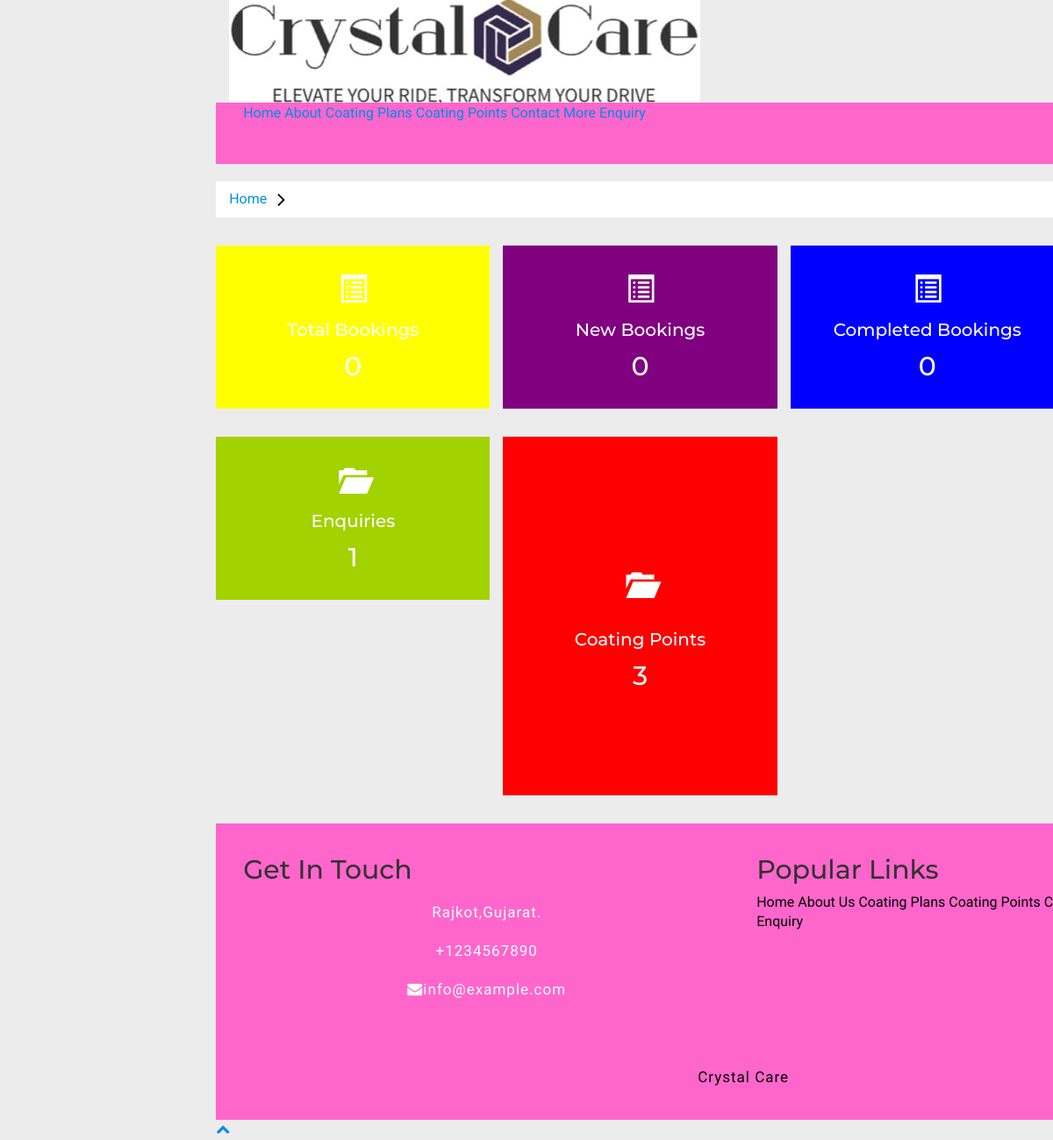
The app's page /Admin/dashboard.php (signed in) with its own data.
### tables this page shows
CREATE TABLE `tblenquiry` (
  `id` int(11) NOT NULL,
  `FullName` varchar(100) DEFAULT NULL,
  `EmailId` varchar(100) DEFAULT NULL,
  `Subject` varchar(100) DEFAULT NULL,
  `Description` mediumtext DEFAULT NULL,
  `PostingDate` timestamp NULL DEFAULT current_timestamp(),
  `Status` int(1) DEFAULT NULL
);

CREATE TABLE `tblpages` (
  `id` int(11) NOT NULL,
  `type` varchar(255) DEFAULT '',
  `detail` longtext DEFAULT NULL,
  `openignHrs` varchar(255) DEFAULT NULL,
  `phoneNumber` bigint(20) DEFAULT NULL,
  `emailId` varchar(120) DEFAULT NULL
);

### Admin/dashboard.php (the view, shortened to what this page needs)
<?php
if(@($_SESSION['alogin'])==0)
	{
header('location:dashboard.php');
}
else{
?>
<!DOCTYPE HTML>
<html>
<head>
<link href="css/bootstrap.min.css" rel='stylesheet' type='text/css' />
<link href="css/style.css" rel='stylesheet' type='text/css' />
<link rel="stylesheet" href="css/morris.css" type="text/css"/>
<link href="css/font-awesome.css" rel="stylesheet">
<link rel="stylesheet" href="css/icon-font.min.css" type='text/css' />
</head>
<body>
   <div class="y page-container">
<div class="left-content">
	   <div class="mother-grid-inner">
<?php include('includes/header.php');?>
		<ol class="breadcrumb">
                <li class="breadcrumb-item"><a href="dashboard.php">Home</a> <i class="fa fa-angle-right"></i></li>
            </ol>
		<div class="four-grids">
			<a href="all-bookings.php">
					<div class="col-md-4 four-grid">
						<div class="d four-agileits">
							<div class="icon">
									<i class="glyphicon glyphicon-list-alt" aria-hidden="true"></i>
							</div>
							<div class="four-text">
								<h3>Total Bookings</h3>
								<?php
$mysqli = new mysqli("localhost", "root", "", "ccms");
$sql5 = "SELECT id from tblcarcoatingbooking";
$query5 = $mysqli->query($sql5);
$cnt = $query5->num_rows;
?>
			<h4> <?php echo htmlentities($cnt);?> </h4>
							</div>
						</div>
					</div>
				</a>
<a href="new-booking.php">
					<div class="col-md-4 four-grid">
						<div class="e four-agileinfo">
							<div class="icon">
								<i class="glyphicon glyphicon-list-alt" aria-hidden="true"></i>
							</div>
							<div class="four-text">
								<h3>New Bookings</h3>
								<?php
$mysqli = new mysqli("localhost", "root", "", "ccms");
$sql5 = "SELECT id from tblcarcoatingbooking  where status='New'";
$query5 = $mysqli->query($sql5);
$newbookings = $query5->num_rows;
?>
								<h4><?php echo htmlentities($newbookings);?></h4>
							</div>
						</div>
					</div>
				</a>
		<a href="completed-booking.php">
					<div class="col-md-4 four-grid">
						<div class="f four-wthree">
							<div class="icon">
							<i class="glyphicon glyphicon-list-alt" aria-hidden="true"></i>
							</div>
							<div class="four-text">
								<h3>Completed Bookings</h3>
								<?php
$mysqli = new mysqli("localhost", "root", "", "ccms");
$sql5 = "SELECT id from tblcarcoatingbooking  where status='Completed'";
$query5 = $mysqli->query($sql5);
$completedbookings = $query5->num_rows;
?>
								<h4><?php echo htmlentities($completedbookings);?></h4>
							</div>
						</div>
					</div>
</a>
				</div>
		<div class="four-grids">
		<a href="manage-enquires.php">
			<div class="col-md-4 four-grid">
						<div class="four-w3ls">
							<div class="icon">
								<i class="glyphicon glyphicon-folder-open" aria-hidden="true"></i>
							</div>
							<div class="four-text">
								<h3>Enquiries</h3>
								<?php
$mysqli = new mysqli("localhost", "root", "", "ccms");
$sql5 = "SELECT id from tblenquiry";
$query5 = $mysqli->query($sql5);
$cnt2 = $query5->num_rows;
?>
								<h4><?php echo htmlentities($cnt2);?></h4>
							</div>
						</div>
					</div>
				</a>
			<a href="managecar-washingpoints.php">
					<div class="col-md-4 four-grid">
						<div class="p four-w3ls">
							<div class="icon">
								<i class="glyphicon glyphicon-folder-open" aria-hidden="true"></i>
							</div>
							<div class="four-text">
								<h3>Coating Points</h3>
								<?php
$mysqli = new mysqli("localhost", "root", "", "ccms");
$sql5 = "SELECT id from tblcoatingpoints";
$query5 = $mysqli->query($sql5);
$washingpoint = $query5->num_rows;
?>
								<h4><?php echo htmlentities($washingpoint);?></h4>
							</div>
						</div>
					</div>
</a>
				</div>
<?php include('includes/footer.php');?>
</div>
</div>
</body>
</html>
<?php } ?>

### includes/footer.php (shortened to what this page needs)
<div class="b footer">
            <div class="container">
                <div class="row">
                    <div class="col-lg-6 col-md-6">
                        <div class="footer-contact">
                            <h2>Get In Touch</h2>
                            <?php
    $mysqli = new mysqli("localhost", "root", "", "ccms");
$sql = "SELECT * FROM tblpages WHERE type='contact'";
$query = $mysqli->query($sql);
if ($query) {
    while ($result = $query->fetch_object()) {
?>
<p><i class="fa fa-map-marker-alt"></i><?php echo $result->detail; ?></p>
<p><i class="fa fa-phone-alt"></i>+<?php echo $result->phoneNumber; ?></p>
<p><i class="fa fa-envelope"></i><?php echo $result->emailId; ?></p>
<?php
    }
}
?>
                            <div class="footer-social">
                                <a class="btn" href="https://www.facebook.com/"><i class="fab fa-facebook-f"></i></a>
                                <a class="btn" href="https://www.youtube.com/"><i class="fab fa-youtube"></i></a>
                                <a class="btn" href="https://www.instagram.com/"><i class="fab fa-instagram"></i></a>
                            </div>
                        </div>
                    </div>
                    <div class="col-lg-5 col-md-6">
                        <div class="footer-link">
                            <h2>Popular Links</h2>
                              <a href="index.php">Home</a>
                            <a href="about.php">About Us</a>
                            <a href="coating-plans.php">Coating Plans</a>
                            <a href="location.php">Coating Points</a>
                            <a href="contact.php">Contact Us</a>
                            <a href="more-enquire.php">More Enquiry</a>
                        </div>
                    </div>
                </div>
            </div>
            <div class="container copyright">
                <p><a href="index.php">Crystal Care</a></p>
            </div>
        </div>
      </div>
        <a href="#" class="back-to-top"><i class="fa fa-chevron-up"></i></a>

### Admin/dashboard.php (style rules this page uses)
.y { background-color:skypink; }
.p { background-color:red; }
.d { background-color:yellow; }
.e { background-color:purple; }
.f { background-color:blue; }

### includes/header.php (style rules this page uses)
.p { color:purple; font-size:60px; }

### includes/footer.php (style rules this page uses)
.b { background-color:#ff66cc; }

### records on screen
tblenquiry: id "1"
tblpages: detail "Rajkot,Gujarat.", phoneNumber "1234567890", emailId "info@example.com"

### other values on screen
$cnt "0"
$newbookings "0"
$completedbookings "0"
$washingpoint "3"
